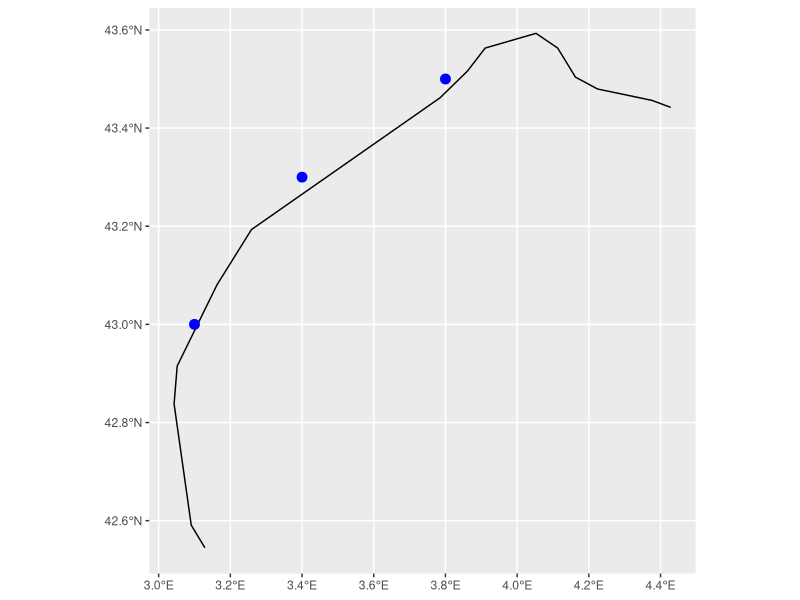

Write the R code that produced this figure.
## ---- chunk 1
knitr::opts_chunk$set(echo = TRUE)
## ---- chunk 2
library(rnaturalearth)
library(sf)
library(ggplot2)
## ---- chunk 3
species_df <- data.frame(
  Longitude = c(3.8, 3.1, 3.4),
  Latitude = c(43.5, 43, 43.3)
)
## ---- chunk 4
species_sf <- st_as_sf(species_df, 
                       coords = c("Longitude", "Latitude"),
                       crs = st_crs(4326))
## ---- chunk 5
coastlines <- ne_coastline(scale = 50, returnclass = "sf")

# Reproject
# Pretty sure this isn't necessary, as it says WGS84 already
coastlines <- st_transform(coastlines, crs = st_crs(species_sf))
## ---- chunk 6
# Bbox around datapoints
bbox <- st_bbox(species_sf, crs = st_crs(species_sf))

# Crop to bbox plus buffer
buffer_box <- st_buffer(st_as_sfc(bbox), dist = 50000)

# Cropped data 
crop_sf <- st_crop(coastlines, buffer_box)
## ---- chunk 7
ggplot() +
    geom_sf(data = crop_sf) +
    geom_sf(data = species_sf, colour = "blue", size = 3) +
    coord_sf(crs = st_crs(4326))
